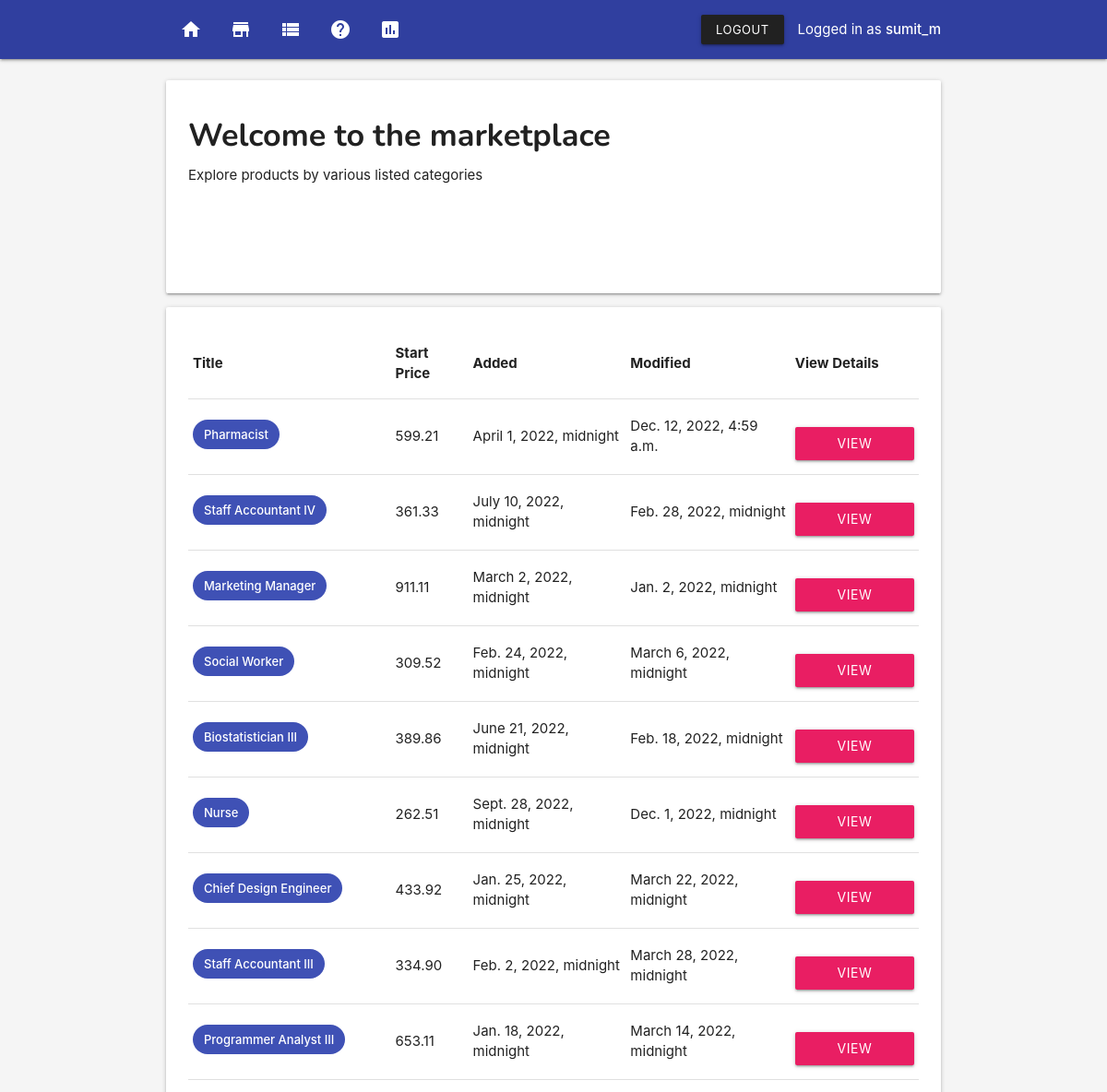
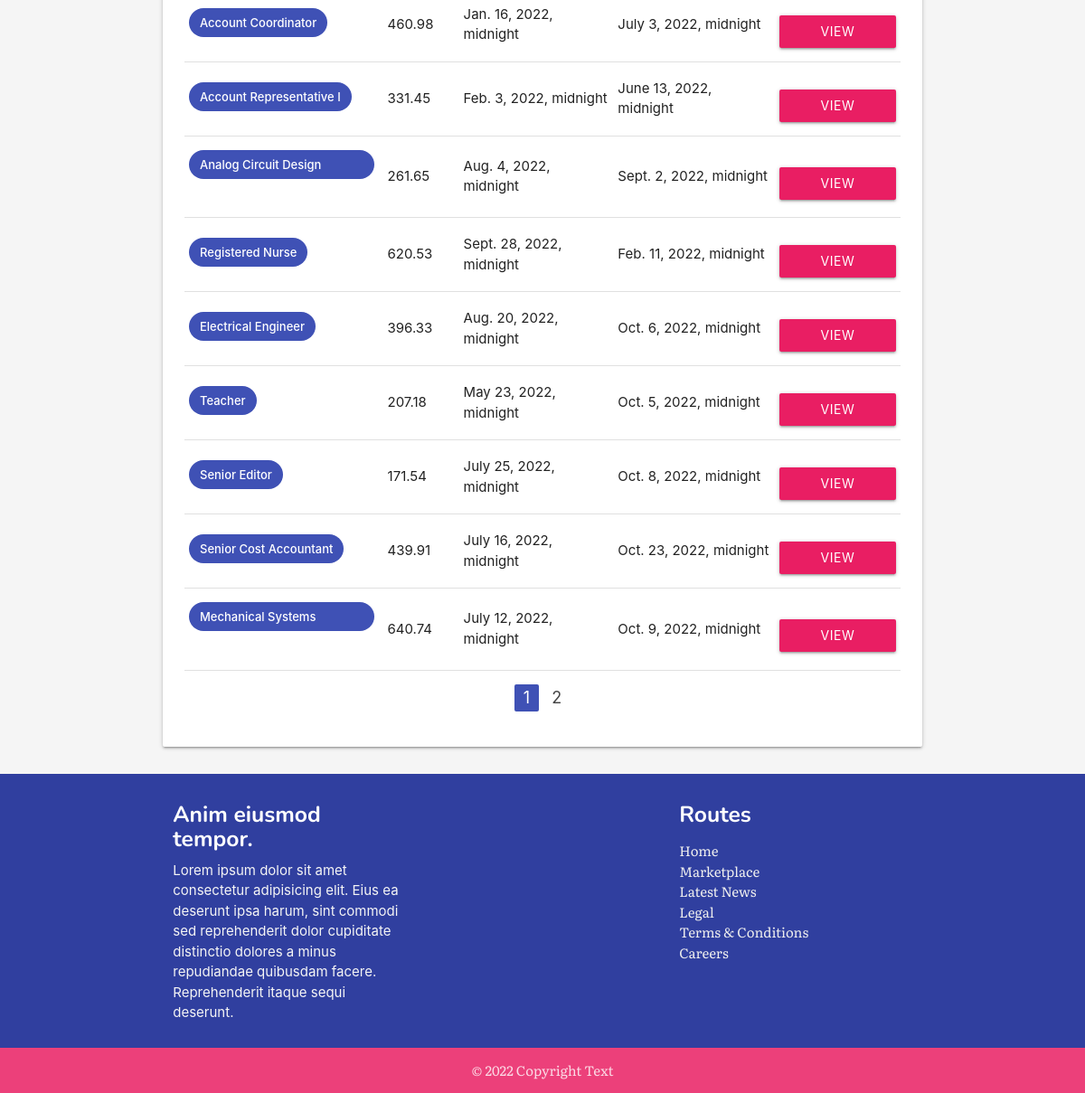
/marketplace/ (signed in), run on the app's committed database (2 pictures, top to bottom).
### core/models.py (models this page shows, shortened)
class User(AbstractUser):
    first_name = models.CharField(max_length=255, null=True)
    last_name = models.CharField(max_length=150, null=True)
    email = models.EmailField(unique=True)
    address = models.CharField(max_length=300, null=True)
    phone = models.CharField(
        max_length=10,
        null=True,
        validators=[
            MinLengthValidator(10)
        ]
    )
    age = models.CharField(max_length=5, null=True)
    birth_date = models.DateField(null=True)

### system/models.py (models this page shows, shortened)
class Auction(models.Model):
    title = models.CharField(max_length=255)
    slug = models.SlugField()
    start_time = models.DateTimeField(null=True)
    end_time = models.DateTimeField(null=True)
    start_price = models.DecimalField(max_digits=10, decimal_places=2, null=True)
    created = models.DateTimeField(auto_now_add=True)
    modified = models.DateTimeField(auto_now=True)
    winner = models.ForeignKey(User, on_delete=models.CASCADE, null=True)

### system/views.py (the view)
# urls.py: path('marketplace/', views.auctions, name='auctions'),
@login_required
def auctions(request):
    all_auctions = Auction.objects.all()
    paginator = Paginator(all_auctions, 18)
    page = request.GET.get('page')
    auctions = paginator.get_page(page)
    context = {
        'auctions': auctions,
    }
    return render(request, 'auctions.html', context)

### templates/auctions.html (shortened to what this page needs)
{% extends 'base.html' %}
{% block content %}
{% include 'nav.html' %}
{% load static %}
<section class="section">
    <section class="container">
            <div class="col s12">
                    <div class="card">
                            <div class="card-content">
                                <h4>Welcome to the marketplace</h4>
                                <p>Explore products by various listed categories</p>
                                <img src="{% static 'ishant-mishra-1349434-unsplash.jpg' %}" alt="" class="responsive-img fade-in">
                            </div>
                        </div>
            </div>
            <div class="card">
                <div class="card-content">
                        <table class="table responsive-table">
                                <thead>
                                    <tr>
                                        <th>Title</th>
                                        <th>Start Price</th>
                                        <th>Added</th>
                                        <th>Modified</th>
                                        <th>View Details</th>
                                    </tr>
                                </thead>
                                <tbody>
                                        {%for a in auctions %}
                                        <tr>
                                            <td><span class="chip indigo white-text">{{ a.title }}</span></td>
                                            <td>{{ a.start_price }}</td>
                                            <td>{{ a.created }}</td>
                                            <td>{{ a.modified }}</td>
                                            <td><a href="{% url 'system:auction-detail' a.id %}" style="margin-top: 1rem;" class="btn pink waves-effect waves-light">View Details</a></td>
                                        </tr>
                                        {% endfor %}
                                </tbody>
                            </table>
                            <ul class="pagination center">
                                <li class="active indigo"><a href="#!">{{auctions.number}}</a></li>
                                {% if auctions.has_next %}
                                <li class="waves-effect"><a href="?page={{auctions.next_page_number}}">{{ auctions.next_page_number}}</a></li>
                                {% endif %}
                            </ul>
                </div>
            </div>
    </section>
</section>
{% include 'footer.html' %}
{% endblock content %}

### templates/nav.html (shortened to what this page needs)
<nav>
<div class="nav-wrapper indigo darken-2">
    <div class="container">
    <ul class="left hide-on-med-and-down">
            <li><a href="{% url 'system:home' %}"><i class="material-icons">home</i></a></li>
        <li><a href="{% url 'system:auctions' %}"><i class="material-icons">store</i></a></li>
        <li><a href="{% url 'system:bid-summary' %}"><i class="material-icons">view_list</i></a></li>
        <li><a href="{% url 'system:about' %}"><i class="material-icons">help</i></a></li>
        <li><a href="{% url 'system:dashboard' %}"><i class="material-icons">insert_chart</i></a></li>
    </ul>
    <ul class="right hide-on-med-and-down">
            {% if user.is_authenticated %}
            <li><a class="btn-small waves-effect waves-light grey darken-4" href="{% url 'core:logout' %}">Logout</a></li>
            <li>Logged in as <strong>{{ user.username }}</strong></li>
        {% endif %}
    </ul>
</div>
</div>
</nav>

### templates/base.html (style rules this page uses)
p { margin-top: 0.5rem !important; margin-bottom: 0.5rem!important; }
img { margin-top: 1em; padding: 4%; }
h1, h2, h3, h4, h5, h6 { margin-top: .5em !important; font-family: 'Nunito', sans-serif; font-weight: bold; }
body { display: flex; min-height: 100vh; flex-direction: column; }
.fade-in { -webkit-animation: fade-in 1s cubic-bezier(0.390, 0.575, 0.565, 1.000) both; animation: fade-in 1s cubic-bezier(0.390, 0.575, 0.565, 1.000) both; }

### data on the page
User: username "sumit_m"
Auction: title "Pharmacist", start_price "599.21", created "April 1, 2022, midnight", modified "Dec. 12, 2022, 4:59 a.m."
Auction: title "Staff Accountant IV", start_price "361.33", created "July 10, 2022, midnight", modified "Feb. 28, 2022, midnight"
Auction: title "Marketing Manager", start_price "911.11", created "March 2, 2022, midnight", modified "Jan. 2, 2022, midnight"
Auction: title "Social Worker", start_price "309.52", created "Feb. 24, 2022, midnight", modified "March 6, 2022, midnight"
Auction: title "Biostatistician III", start_price "389.86", created "June 21, 2022, midnight", modified "Feb. 18, 2022, midnight"
Auction: title "Nurse", start_price "262.51", created "Sept. 28, 2022, midnight", modified "Dec. 1, 2022, midnight"
Auction: title "Chief Design Engineer", start_price "433.92", created "Jan. 25, 2022, midnight", modified "March 22, 2022, midnight"
Auction: title "Staff Accountant III", start_price "334.90", created "Feb. 2, 2022, midnight", modified "March 28, 2022, midnight"
Auction: title "Programmer Analyst III", start_price "653.11", created "Jan. 18, 2022, midnight", modified "March 14, 2022, midnight"
Auction: title "Account Coordinator", start_price "460.98", created "Jan. 16, 2022, midnight", modified "July 3, 2022, midnight"
Auction: title "Account Representative I", start_price "331.45", created "Feb. 3, 2022, midnight", modified "June 13, 2022, midnight"
Auction: title "Analog Circuit Design manager", start_price "261.65", created "Aug. 4, 2022, midnight", modified "Sept. 2, 2022, midnight"
Auction: title "Registered Nurse", start_price "620.53", created "Sept. 28, 2022, midnight", modified "Feb. 11, 2022, midnight"
Auction: title "Electrical Engineer", start_price "396.33", created "Aug. 20, 2022, midnight", modified "Oct. 6, 2022, midnight"
Auction: title "Teacher", start_price "207.18", created "May 23, 2022, midnight", modified "Oct. 5, 2022, midnight"
Auction: title "Senior Editor", start_price "171.54", created "July 25, 2022, midnight", modified "Oct. 8, 2022, midnight"
Auction: title "Senior Cost Accountant", start_price "439.91", created "July 16, 2022, midnight", modified "Oct. 23, 2022, midnight"
Auction: title "Mechanical Systems Engineer", start_price "640.74", created "July 12, 2022, midnight", modified "Oct. 9, 2022, midnight"

### other printed values
{{ auctions.number }} "1"
{{ auctions.next_page_number }} "2"
